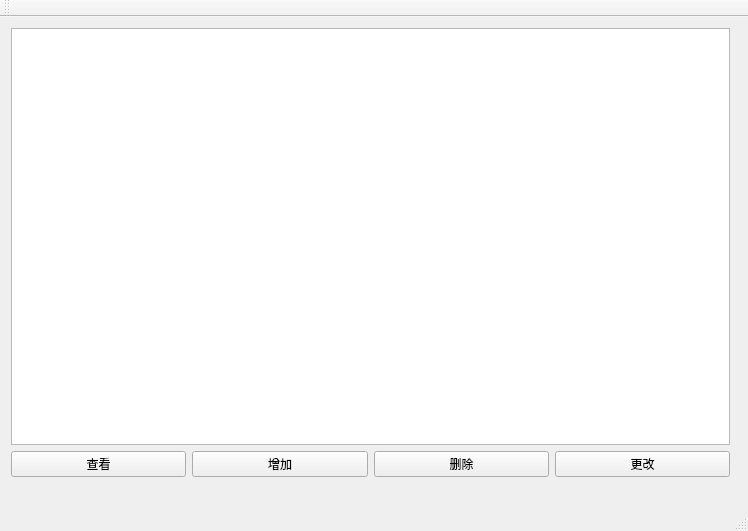
<?xml version="1.0" encoding="UTF-8"?>
<ui version="4.0">
 <class>usermanagerClass</class>
 <widget class="QMainWindow" name="usermanagerClass">
  <property name="geometry">
   <rect>
    <x>0</x>
    <y>0</y>
    <width>748</width>
    <height>531</height>
   </rect>
  </property>
  <property name="windowTitle">
   <string>usermanager</string>
  </property>
  <widget class="QWidget" name="centralWidget">
   <widget class="QWidget" name="">
    <property name="geometry">
     <rect>
      <x>0</x>
      <y>0</y>
      <width>741</width>
      <height>471</height>
     </rect>
    </property>
    <layout class="QGridLayout" name="gridLayout">
     <item row="0" column="0">
      <widget class="QTableView" name="tableView"/>
     </item>
     <item row="1" column="0">
      <layout class="QHBoxLayout" name="horizontalLayout">
       <item>
        <widget class="QPushButton" name="showlist">
         <property name="text">
          <string>查看</string>
         </property>
        </widget>
       </item>
       <item>
        <widget class="QPushButton" name="adduser">
         <property name="text">
          <string>增加</string>
         </property>
        </widget>
       </item>
       <item>
        <widget class="QPushButton" name="deletuser">
         <property name="text">
          <string>删除</string>
         </property>
        </widget>
       </item>
       <item>
        <widget class="QPushButton" name="changeuser">
         <property name="text">
          <string>更改</string>
         </property>
        </widget>
       </item>
      </layout>
     </item>
    </layout>
   </widget>
  </widget>
  <widget class="QMenuBar" name="menuBar">
   <property name="geometry">
    <rect>
     <x>0</x>
     <y>0</y>
     <width>748</width>
     <height>21</height>
    </rect>
   </property>
  </widget>
  <widget class="QToolBar" name="mainToolBar">
   <attribute name="toolBarArea">
    <enum>TopToolBarArea</enum>
   </attribute>
   <attribute name="toolBarBreak">
    <bool>false</bool>
   </attribute>
  </widget>
  <widget class="QStatusBar" name="statusBar"/>
 </widget>
 <layoutdefault spacing="6" margin="11"/>
 <resources/>
 <connections/>
</ui>
